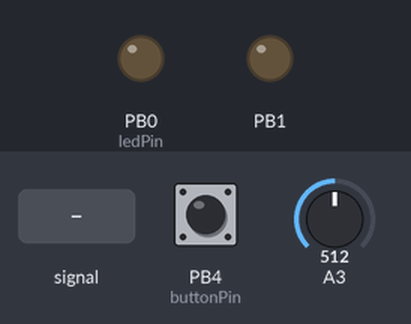
Bench run of a sketch on a simulated ATtiny85, built with avr-gcc and run on an emulated ATtiny85. Shown: output pins drawn as LEDs (lit = HIGH). The test bench sets the inputs (shaded band); at power-on: A3 = 512, PB4 (buttonPin) HIGH.

Above: at 1.2 s.
1.3 s: A3 fed a 200 Hz sine of ±255 counts around its level
At 2.0 s:
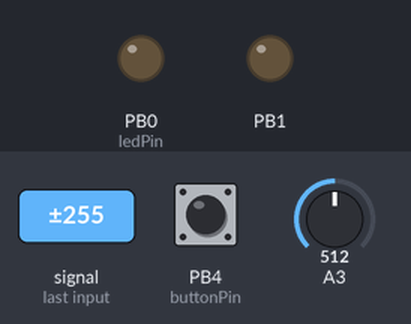
4.3 s: A3 set to 716
5.8 s: PB4 (buttonPin) pulled LOW for 0.15 s
7.5 s: PB4 (buttonPin) pulled LOW for 1 s
10.5 s: A3 fed a 1000 Hz sine of ±255 counts around its level
13.5 s: A3 set to 900
At 14.3 s:
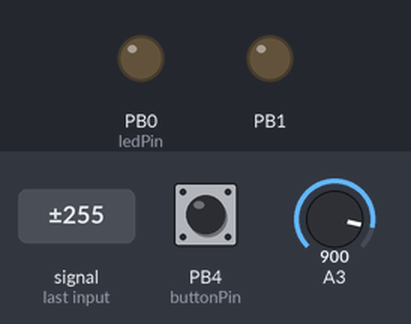
Timing chart, 0 to 16.1 s (numbered marks = the images above; inputs shaded):
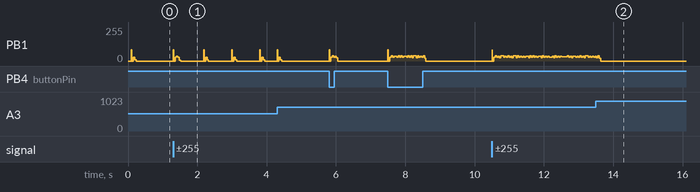

Measured:
- after the input at 13.5 s, PB0 (ledPin): stays LOW (without the input it goes to HIGH after 2.6 s)

The sketch:

attiny_ir_fan_remote_CLAP.ino
```cpp
//Anor Batista Esteves Neto
//  08/01/2015
//  Attiny send IR Remote Key with button or clap
// clap detection based on example from Manoj Kunthu (http://imanoj-tech.blogspot.com.br/2013/02/arduino-clapper.html)

#include <attiny85_IR.h>

// defining pins
#define buttonPin  4    // attiny physical pin 3, button with pull down resistor
#define ledPin     0      // attiny physical pin 5 , normal led for visual feedback of when we are sending an ir command
#define micPin    3   // Analog Pin 3 = attiny physical pin 2

//defining constants
#define TRIGGER 60 //point above average that is considered a clap
#define CLAPS_TO_ACTIVATE 2 //The number of claps detected before output is toggled
#define CLAP_TIME 4000 // Time between claps


IRsend irsend; // IR led on physical pin 6 (D1) , the IR output will be always on attiny physical pin 6

// Variables that will change:
int buttonState = HIGH;             // the current reading from the input pin
int lastButtonState = HIGH;   // the previous reading from the input pin
// the following variables are long's because the time, measured in miliseconds,
// will quickly overflow an int
long lastDebounceTime = 0;  // the last time the output pin was toggled
long debounceDelay = 50;    // the debounce time; increase if the output flickers

//variable to store the value read from the mic
int micValue = 0;

//CLAP STATE CONSTANTS
const int FINAL_DETECTED = 0, LOST_CONTINUITY = 1, CLAP_NOT_DETECTED = 2;

int SIZE = 3;
int buffer[3];
int loopIteration = 0;
int average = 0;
int total = 0;


void setup() {
  pinMode(buttonPin, INPUT);
  digitalWrite(buttonPin,HIGH); //activating internal pull-up on button pin
  pinMode(ledPin,OUTPUT);
  digitalWrite(ledPin,LOW);
}

void loop() {
  check_button();
  check_claps();
 }

//Check the button, if pressed send ir command.
void check_button( void ){
    // read the state of the switch into a local variable:
    int reading = digitalRead(buttonPin);

    // check to see if you just pressed the button
    // (i.e. the input went from LOW to HIGH),  and you've waited
    // long enough since the last press to ignore any noise:

    // If the switch changed, due to noise or pressing:
    if (reading != lastButtonState) {
      // reset the debouncing timer
      lastDebounceTime = millis();
    }

    if ((millis() - lastDebounceTime) > debounceDelay) {
      // whatever the reading is at, it's been there for longer
      // than the debounce delay, so take it as the actual current state:
      // if the button state has changed:
      if (reading != buttonState)  buttonState = reading;
      if (buttonState == LOW) send_ir();
    }
    // save the reading.  Next time through the loop,
    // it'll be the lastButtonState:
    lastButtonState = reading;
}

// Send ir command to toggle the fan light
void send_ir(){
    irsend.sendNEC(150468615, 32); // ir code for my fan light
    digitalWrite(ledPin,HIGH); // just a visual feedback
    delay(200);
    digitalWrite(ledPin,LOW);
}

//read the mic value and store it in a global variable
void read_mic(void){
  micValue = analogRead(micPin);
}

// a clap is detected when the sensor value is greater than the average plus trigger value
boolean clap_detected()
{
    return micValue > average + TRIGGER;
}

void check_claps(){
    int clapState = detect_claps(CLAPS_TO_ACTIVATE);

    if(clapState == FINAL_DETECTED)
    {
      // indicate_clap(1);//turn off any clap indicating lights
       send_ir();
    }
    else if(clapState == LOST_CONTINUITY)
    {
      // indicate_clap(0);//turn off any clap indicating lights
    }
}

//funcion to detect claps, uses recursion
int detect_claps(int numClaps)
{
  int clapNum = numClaps;

  //Base Case - if clapNum is 0, then all claps have been accounted.
  if(clapNum == 0)
  {
    return FINAL_DETECTED;
  }

  //Read from mic and update ambient noise levels.
  read_mic();

  total = (total - buffer[loopIteration]) + micValue;
  average = (total/SIZE);
  buffer[loopIteration] = micValue;

  loopIteration = (loopIteration+1)%SIZE;

  if(clap_detected())
  {
    delay(50);
    for(int i = 0; i < CLAP_TIME; i++)
    {
      int clapState = detect_claps(clapNum - 1);

      if(clapState == FINAL_DETECTED || clapState == LOST_CONTINUITY)
      {
         return clapState;
      }
    }
    return LOST_CONTINUITY;
  }
  return CLAP_NOT_DETECTED;
}
```

attiny85_IR.h
```cpp
// (licence header left out)
#ifndef attiny85_IR.h
#define attiny85_IR.h

#if defined(ARDUINO) && ARDUINO >= 100
#include "Arduino.h"
#else
#include "WProgram.h"
#endif

#define IRLED PB1 // (Used as OC0B) - pin 6 on ATtiny85

// Ensures that the compiler knows it's running at 16MHz, if it's not defined in the makefile or not using the Arduino IDE
#ifndef F_CPU
//#define F_CPU 16000000UL  // 16 MHz
#define F_CPU 8000000UL  // 8 MHz


#endif


#define TOPBIT 0x80000000

// Pulse parms are *50-100 for the Mark and *50+100 for the space
// First MARK is the one after the long gap
// pulse parameters in usec
#define NEC_HDR_MARK	9000
#define NEC_HDR_SPACE	4500
#define NEC_BIT_MARK	560
#define NEC_ONE_SPACE	1600
#define NEC_ZERO_SPACE	560
#define NEC_RPT_SPACE	2250

#define RC6_HDR_MARK  2666
#define RC6_HDR_SPACE 889
#define RC6_T1    444
#define RC6_RPT_LENGTH  46000

#define MIN_RC6_SAMPLES 1

class IRsend
{
public:
  IRsend() {}
  void sendNEC(unsigned long data, int nbits);
  // *Note instead of sending the REPEAT constant if you want the JVC repeat signal sent, send the original code value and change the repeat argument from 0 to 1. JVC protocol repeats by skipping the header NOT by sending a separate code value like NEC does.
  //void sendRC6(unsigned long data, int nbits);
  void enableIROut(uint8_t khz);
private:
  void mark(int16_t usec);
  void space(int16_t usec);
};

#endif
```
